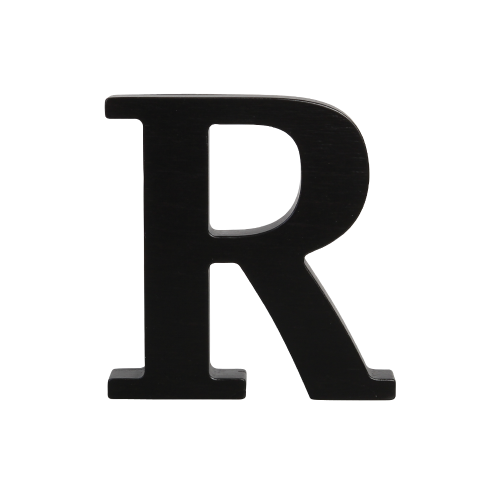
#> input picture letterR.jpg, 1000 x 1000 px (shown at 1/2 size)
$ jupyter execute 'Affine Transforms In Python.ipynb'
#> lines starting #> are read from the running program, lines starting #| are printed output that depends on the picture
[cell 1]
letterR_url = "https://www.google.com/url?sa=i&source=images&cd=&cad=rja&uact=8&ved=2ahUKEwim6rO0q9fgAhVKeKwKHThBAmAQjRx6BAgBEAU&url=https%3A%2F%2Fwww.typoland.cz%2Fen%2Fwooden-letters-black%2F313-wooden-letter-r-black.html&psig=AOvVaw3j1sPP23kUuim1n7lXLS-U&ust=1551199679589930"

### Affine Image Transformations in Python with Numpy, Pillow and OpenCV

In this article I will be describing what it means to apply an affine transformation to an image and how to do it in Python. First I will demonstrate the low level operations in Numpy to give a detailed geometric implementation. Then I will segue those into a more practical usage of the Python Pillow and OpenCV libraries.

This article was written using a Jupyter notebook and the source can be found at my [GitHub repo](https://github.com/amcquistan/affine-image-transforms-python) so, please feel free to clone / fork it and experiment with the code.

### What is an Affine Transformation

According to [Wikipedia](https://en.wikipedia.org/wiki/Affine_transformation) an affine transformation is a functional mapping between two geometric (affine) spaces which preserve points, straight and parallel lines as well as ratios between points. All that mathy abstract wording boils down is a loosely speaking linear transformation that results in, at least in the context of image processing, one or more manipulations like rotating, flipping, scaling or shearing by applying a transformation matrix.

One good thing is that since this is essentially a 2D geometric operation we can visualize it. Let me start off by giving a table of affine transformations that describe each type of geometric manipulation.

<table>
    <thead>
        <tr>
            <th>Transformation Type</th>
            <th>Transformation Matrix</th>
            <th>Pixel Mapping Equation</th>
        </tr>
    </thead>
    <tbody>
        <tr>
            <td>Identity</td>
            <td>
            $$
                \begin{bmatrix}
                1 & 0 & 0 \\
                0 & 1 & 0 \\
                0 & 0 & 1
                \end{bmatrix}
            $$
            </td>
            <td>
                $$x^{'} = x$$ <br> $$y^{'} = y$$
            </td>
        </tr>
        <tr>
            <td>Scaling</td>
            <td>
            $$
                \begin{bmatrix}
                c_{x} & 0 & 0 \\
                0 & c_{y} & 0 \\
                0 & 0 & 1
                \end{bmatrix}
            $$
            </td>
            <td>
                $$x^{'} = c_{x} * x$$ <br> $$y^{'} = c_{y} * y$$
            </td>
        </tr>
        <tr>
            <td>Rotation*</td>
            <td>
            $$
                \begin{bmatrix}
                cos \Theta & sin \Theta & 0 \\
                -sin \Theta & cos \Theta & 0 \\
                0 & 0 & 1
                \end{bmatrix}
            $$
            </td>
            <td>
                $$x^{'} = x * cos \Theta - y * sin \Theta$$ <br> $$y^{'} = x * cos \Theta + y * sin \Theta$$
            </td>
        </tr>
        <tr>
            <td>Translation</td>
            <td>
            $$
                \begin{bmatrix}
                1 & 0 & t_{x} \\
                0 & 1 & t_{y} \\
                0 & 0 & 1
                \end{bmatrix}
            $$
            </td>
            <td>
                $$x^{'} = x + t_{x}$$ <br> $$y^{'} = y + t_{y}$$
            </td>
        </tr>
        <tr>
            <td>Horizontal Shear</td>
            <td>
            $$
                \begin{bmatrix}
                1 & s_{h} & 0 \\
                0 & 1 & 0 \\
                0 & 0 & 1
                \end{bmatrix}
            $$
            </td>
            <td>
                $$x^{'} = x + s_{v} * y$$ <br> $$y^{'} = y$$
            </td>
        </tr>
        <tr>
            <td>Vertical Shear</td>
            <td>
            $$
                \begin{bmatrix}
                1 & 0 & 0 \\
                s_{v} & 1 & 0 \\
                0 & 0 & 1
                \end{bmatrix}
            $$
            </td>
            <td>
                $$x^{'} = x$$ <br> $$y^{'} = x * s_{h} + y$$
            </td>
        </tr>
    </tbody>
</table>

\* affine transformation uses angle of rotation that is clockwise which is in contrast to the typical geometry unit circle of angles being measured in counter clockwise rotation with 0 starting from the positive X axis, therefore you will see that the negative of the angle is often applied.

' notation here is just referring to the transformed output coordinate of x or y not the calculus notation for a derivative

For means of simple demonstration I will apply a couple transformations to manipulate the x and y coordinates of the following points which have three dimensional components of x, y and ascii character index similar to the way an image pixel has 3 dimensional components of x, y, and frequency (or intensity).

a = (0, 1, 0)
b = (1, 0, 1)
c = (0, -1, 2)
d = (-1, 0, 3)

The transformations for this example will be Scaling by 2 in all directions and rotation of 90 degrees clockwise. First I will perform the transformations individually to show the direct effect each has on moving the points around then I will combine the transformations and apply them in one action.

To begin I want to build a Numpy array (some may call this a matrix) with each row representing the point where the first column is the x, the second the y, and the third is the index of its letter in the ascii character set similar to the table shown below. Next I use [Matplotlib](https://matplotlib.org/) to plot the points (after applying the unchanging Identity transformation) to give a baseline visual of where we stand.

<table>
    <thead>
        <tr><th>Point</th><th>x (row)</th><th>y (column)</th><th>ascii index</th></tr>
    </thead>
    <tbody>
        <tr><td>a</td><td>0</td><td>1</td><td>0</td></tr>
        <tr><td>b</td><td>1</td><td>0</td><td>1</td></tr>
        <tr><td>c</td><td>0</td><td>-1</td><td>2</td></tr>
        <tr><td>d</td><td>-1</td><td>0</td><td>3</td></tr>
    </tbody>
</table>

[cell 2]
import matplotlib.pyplot as plt
import numpy as np
import string

# points a, b and, c
a, b, c, d = (0, 1, 0), (1, 0, 1), (0, -1, 2), (-1, 0, 3)

# matrix with row vectors of points
A = np.array([a, b, c, d])

# 3x3 Identity transformation matrix
I = np.eye(3)

[cell 3]
color_lut = 'rgbc'
fig = plt.figure()
ax = plt.gca()
xs = []
ys = []
for row in A:
    output_row = I @ row
    x, y, i = output_row
    xs.append(x)
    ys.append(y)
    i = int(i) # convert float to int for indexing
    c = color_lut[i]
    plt.scatter(x, y, color=c)
    plt.text(x + 0.15, y, f"{string.ascii_letters[i]}")
xs.append(xs[0])
ys.append(ys[0])
plt.plot(xs, ys, color="gray", linestyle='dotted')
ax.set_xticks(np.arange(-2.5, 3, 0.5))
ax.set_yticks(np.arange(-2.5, 3, 0.5))
plt.grid()
plt.show()
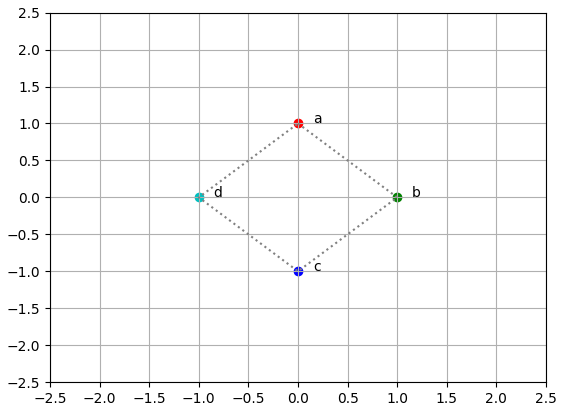
#> figure drawn by matplotlib, 1 panel

The three points a, b, and c plotted on a grid after applying the Identity transformation to them via a simple vector matrix dot product leaving them unchanged.

I will now move on to creating a scaling transformation matrix T_s (shown below) which scales the placement of the points in all directions.

$$
                T_s = \begin{bmatrix}
                2 & 0 & 0 \\
                0 & 2 & 0 \\
                0 & 0 & 1
                \end{bmatrix}
$$

Now I will move on to plotting the transformed points similar to what was done with the original points unaltered by the Identity transformation but, this time I will apply the scaling transformation matrix defined above. For a better visualization, I plot a dotted line connecting the points.

[cell 4]
# create the scaling transformation matrix
T_s = np.array([[2, 0, 0], [0, 2, 0], [0, 0, 1]])

fig = plt.figure()
ax = plt.gca()
xs_s = []
ys_s = []
for row in A:
    output_row = T_s @ row
    x, y, i = row
    x_s, y_s, i_s = output_row
    xs_s.append(x_s)
    ys_s.append(y_s)
    i, i_s = int(i), int(i_s) # convert float to int for indexing
    c, c_s = color_lut[i], color_lut[i_s] # these are the same but, its good to be explicit
    plt.scatter(x, y, color=c)
    plt.scatter(x_s, y_s, color=c_s)
    plt.text(x + 0.15, y, f"{string.ascii_letters[int(i)]}")
    plt.text(x_s + 0.15, y_s, f"{string.ascii_letters[int(i_s)]}'")

xs_s.append(xs_s[0])
ys_s.append(ys_s[0])
plt.plot(xs, ys, color="gray", linestyle='dotted')
plt.plot(xs_s, ys_s, color="gray", linestyle='dotted')
ax.set_xticks(np.arange(-2.5, 3, 0.5))
ax.set_yticks(np.arange(-2.5, 3, 0.5))
plt.grid()
plt.show()

From the plot above it should be very clear that the x and y dimensions were simply scaled up by a factor of two while the third dimension responsible for the ascii letter index was left unchanged.  In fact, those familiar with matrix algebra will have noticed that for all of the affine transformations listed in the first table the value represented in the third dimension is always left un altered as indicated by the all zeros and lone one value in the third dimension index of the last column.

Now let me describe how to interpret the rotation transformation. I will start by solving the two trigonometric functions for the desired angle of rotation of 90 degrees then I simply plug them into the rotation transformation matrix listed in the previous table.

$$
sin (90^{o}) = 1
$$

$$
cos (90^{o}) = 0
$$

$$
                T_s = \begin{bmatrix}
                0 & 1 & 0 \\
                -1 & 0 & 0 \\
                0 & 0 & 1
                \end{bmatrix}
$$

Now all I need to do is apply the same logic to transform and plot the points like so.

[cell 5]
# create the rotation transformation matrix
T_r = np.array([[0, 1, 0], [-1, 0, 0], [0, 0, 1]])

fig = plt.figure()
ax = plt.gca()
for row in A:
    output_row = T_r @ row
    x_r, y_r, i_r = output_row
    i_r = int(i_r) # convert float to int for indexing
    c_r = color_lut[i_r] # these are the same but, its good to be explicit
    letter_r = string.ascii_letters[i_r]
    plt.scatter(x_r, y_r, color=c_r)
    plt.text(x_r + 0.15, y_r, f"{letter_r}'")

plt.plot(xs, ys, color="gray", linestyle='dotted')
ax.set_xticks(np.arange(-2.5, 3, 0.5))
ax.set_yticks(np.arange(-2.5, 3, 0.5))
plt.grid()
plt.show()

Hopefully you can tell from the plot that all points were rotated 90 degrees around an axis of rotation at the origin.

The neat thing about affine transformations being essentially linear transformations is that you can combine the transformations and apply them in one step.  To demonstrate this I will apply the dot product (matrix multiplication) of my two transformation matrices like.

$$
                T_{comb} = \begin{bmatrix}
                0 & 1 & 0 \\
                -1 & 0 & 0 \\
                0 & 0 & 1
                \end{bmatrix} *
                \begin{bmatrix}
                2 & 0 & 0 \\
                0 & 2 & 0 \\
                0 & 0 & 1
                \end{bmatrix} =
                \begin{bmatrix}
                0 & 2 & 0 \\
                -2 & 0 & 0 \\
                0 & 0 & 1
                \end{bmatrix}
$$

Now I can apply this combined transformation matrix to the points and replot them to show a combination of scaling by two and rotation by 90 degrees.

[cell 6]
# create combined tranformation matrix
T = T_s @ T_r

fig = plt.figure()
ax = plt.gca()

xs_comb = []
ys_comb = []
for row in A:
    output_row = T @ row
    x, y, i = row
    x_comb, y_comb, i_comb = output_row
    xs_comb.append(x_comb)
    ys_comb.append(y_comb)
    i, i_comb = int(i), int(i_comb) # convert float to int for indexing
    c, c_comb = color_lut[i], color_lut[i_comb] # these are the same but, its good to be explicit
    letter, letter_comb = string.ascii_letters[i], string.ascii_letters[i_comb]
    plt.scatter(x, y, color=c)
    plt.scatter(x_comb, y_comb, color=c_comb)
    plt.text(x + 0.15 , y, f"{letter}")
    plt.text(x_comb + 0.15, y_comb, f"{letter_comb}'")
xs_comb.append(xs_comb[0])
ys_comb.append(ys_comb[0])
plt.plot(xs, ys, color="gray", linestyle='dotted')
plt.plot(xs_comb, ys_comb, color="gray", linestyle='dotted')
ax.set_xticks(np.arange(-2.5, 3, 0.5))
ax.set_yticks(np.arange(-2.5, 3, 0.5))
plt.grid()
plt.show()

### Working with an Image

By I now hope that I've been able to build up some intuition about how affine transformations are used to simply move around points in 2D space so, with that out of the way I'd like to start working with some real image data to give a more concrete demonstration of how all this works. This also allows me to cover another important topic of affine transformations which deals with the third dimension. The third dimension of data in an image represents the actual pixel value or sometimes referred to as the intensity domain where as the physical 2D location of the pixels in the other two dimensions are referred to as the spatial domain.

To begin I will read in and display an image using matplotlib which is simply a large capital letter R.

[cell 7]
img = plt.imread('letterR.jpg')
#> img is the input picture: shape (1000, 1000, 4) float32; mean R, G, B, A 0.826, 0.825, 0.825, 0.81
img.shape
#> Out = (1000, 1000, 4)

Using the `imread(...)` method I am able to read in the JPG image representing the capital letter R into a numpy ndarray. I then display the dimensions of the array which are 1000 rows by 1000 columns together making up 1,000,000 pixels locations in the spatial domain. The individual pixel data is then in the form of an array of 4 unsigned integers representing a red, green, blue and alpha channel (or sample) that together provide the intensity data of each pixel.

[cell 8]
plt.figure(figsize=(5, 5))
plt.imshow(img)

Next I would like to apply the previous scale and rotation to the spatial domain of the image data thus transforming the pixel locations similar to what I demonstrated earlier with the points data.  However, I need to take a slightly different approach because the image data is organized in a different way than that of the rows of data points I worked with earlier.  With the image data I need to map the indices for each pixel of the input data to the transformed output indices using the transformation matrix T defined earlier.

[cell 9]
# 2x scaling requires a tranformation image array 2x the original image
img_transformed = np.empty((2000, 2000, 4), dtype=np.uint8)
for i, row in enumerate(img):
    for j, col in enumerate(row):
        pixel_data = img[i, j, :]
        input_coords = np.array([i, j, 1])
        i_out, j_out, _ = T @ input_coords
        img_transformed[i_out, j_out, :] = pixel_data

plt.figure(figsize=(5, 5))
plt.imshow(img_transformed)

Plotting the image after applying the transformation clearly shows that the original image has been rotated 90 degrees clockwise and scaled up 2X. However, the result is now obviously diminished as you can easily see discontinuity in the pixel intensities.

To understand the reason for this I will again utilize a simple grid plot for demonstration. Consider a plot of 4 squares in a 2x2 grid similar to the spatial domain of a 2x2 image.

[cell 10]
def plot_box(plt, x0, y0, txt, w=1, h=1):
    plt.scatter(x0, y0)
    plt.scatter(x0, y0 + h)
    plt.scatter(x0 + w, y0 + h)
    plt.scatter(x0 + w, y0)
    plt.plot([x0, x0, x0 + w, x0 + w, x0], [y0, y0 + h, y0 + h, y0, y0], color="gray", linestyle='dotted')
    plt.text(x0 + (.33 * w), y0 + (.5 * h), txt)

#             x0, y0, letter
a = np.array((0,  1,  0))
b = np.array((1,  1,  1))
c = np.array((0,  0,  2))
d = np.array((1,  0,  3))

A = np.array([a, b, c, d])
fig = plt.figure()
ax = plt.gca()
for pt in A:
    x0, y0, i = I @ pt
    x0, y0, i = int(x0), int(y0), int(i)
    plot_box(plt, x0, y0, f"{string.ascii_letters[int(i)]} ({x0}, {y0})")

ax.set_xticks(np.arange(-1, 5, 1))
ax.set_yticks(np.arange(-1, 5, 1))
plt.grid()
plt.show()
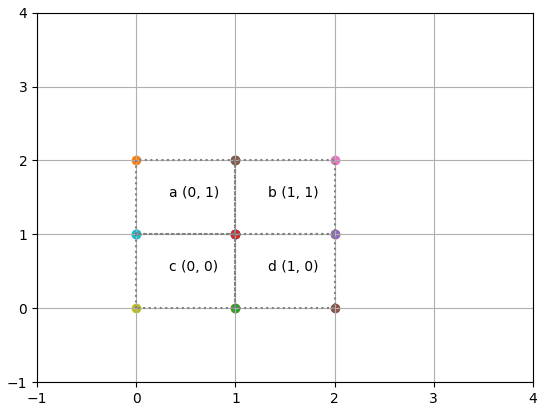
#> figure drawn by matplotlib, 1 panel

Now watch what happens when I apply a 2X scaling transformation as depicted below. Recall that:

$$
        T_s = \begin{bmatrix}
                2 & 0 & 0 \\
                0 & 2 & 0 \\
                0 & 0 & 1
                \end{bmatrix}
$$

You will notice that such a spatial transformation results in ... well gaps to put it in simple terms which I've made obvious by plotting question marks along with the coordinates.  The 2x2 grid is transformed into a 3x3 grid with the original squares being repositioned based of the linear transformation applied. This means that (0,0) * $T_s$ remains (0,0) because its properties as a 0 vector but, all others are scaled by two such as (1,1) * $T_s$ -> (2,2).

[cell 11]
fig = plt.figure()
ax = plt.gca()
for pt in A:
    xt, yt, i = T_s @ pt
    xt, yt, i = int(xt), int(yt), int(i)
    plot_box(plt, xt, yt, f"{string.ascii_letters[i]}' ({xt}, {yt})")

delta_w, delta_h = 0.33, 0.5
plt.text(0 + delta_w, 1 + delta_h, "? (0, 1)")
plt.text(1 + delta_w, 0 + delta_h, "? (1, 0)")
plt.text(1 + delta_w, 1 + delta_h, "? (1, 1)")
plt.text(1 + delta_w, 2 + delta_h, "? (1, 2)")
plt.text(2 + delta_w, 1 + delta_h, "? (2, 1)")

ax.set_xticks(np.arange(-1, 5, 1))
ax.set_yticks(np.arange(-1, 5, 1))
plt.grid()
plt.show()
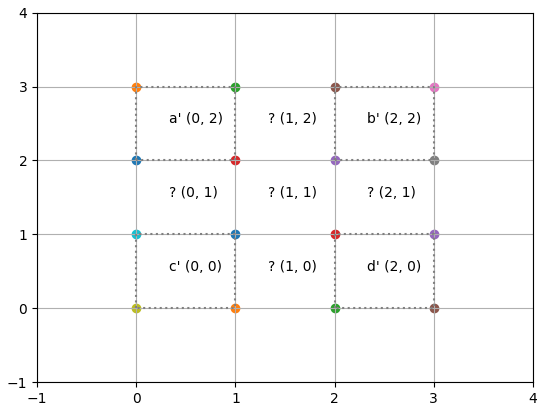
#> figure drawn by matplotlib, 1 panel
